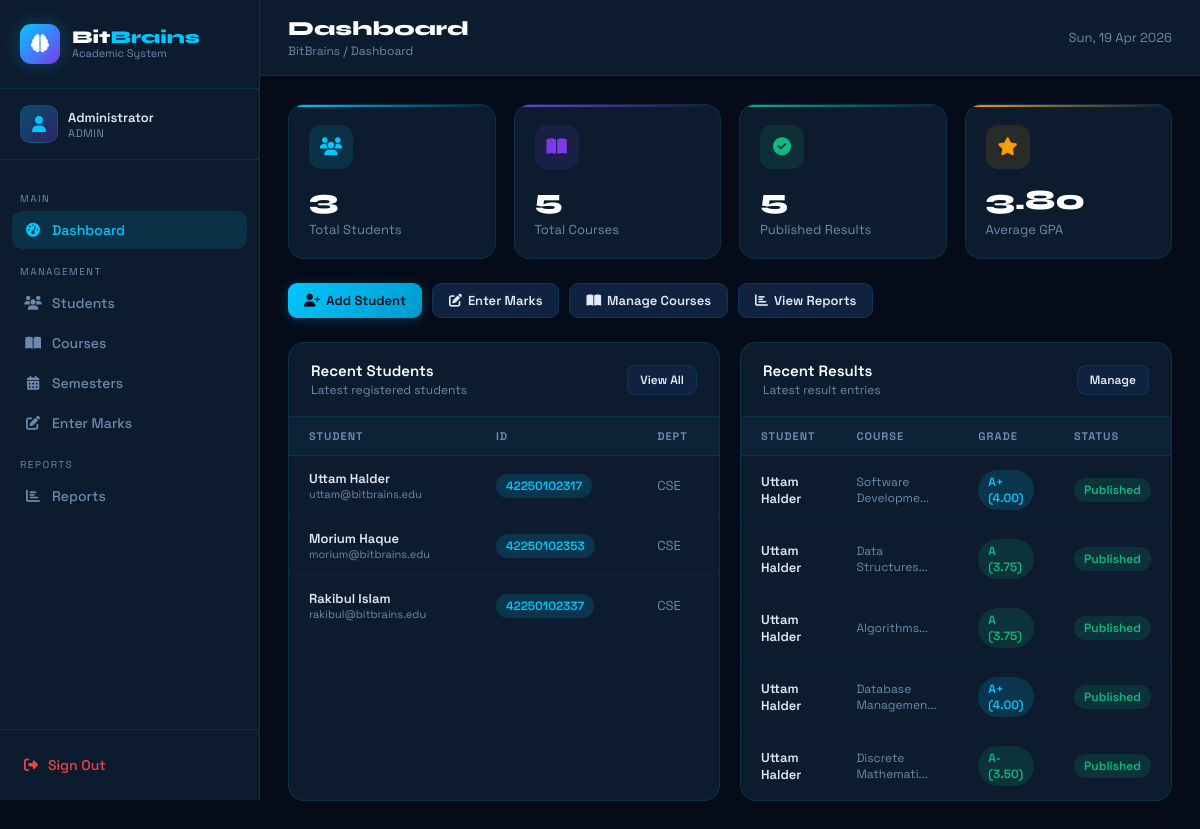
Page /admin/dashboard.php (signed in) on the committed database.
### tables this page shows
CREATE TABLE students (
    id INT AUTO_INCREMENT PRIMARY KEY,
    user_id INT NOT NULL,
    student_id VARCHAR(20) UNIQUE NOT NULL,
    department VARCHAR(100),
    batch VARCHAR(20),
    session VARCHAR(20),
    phone VARCHAR(20),
    address TEXT,
    profile_image VARCHAR(255) DEFAULT NULL,
    FOREIGN KEY (user_id) REFERENCES users(id) ON DELETE CASCADE
);

CREATE TABLE users (
    id INT AUTO_INCREMENT PRIMARY KEY,
    name VARCHAR(100) NOT NULL,
    email VARCHAR(100) UNIQUE NOT NULL,
    password VARCHAR(255) NOT NULL,
    role ENUM('admin', 'student') NOT NULL DEFAULT 'student',
    created_at TIMESTAMP DEFAULT CURRENT_TIMESTAMP
);

CREATE TABLE results (
    id INT AUTO_INCREMENT PRIMARY KEY,
    student_id INT NOT NULL,
    course_id INT NOT NULL,
    semester_id INT NOT NULL,
    attendance_marks DECIMAL(5,2) DEFAULT 0,
    class_test_marks DECIMAL(5,2) DEFAULT 0,
    midterm_marks DECIMAL(5,2) DEFAULT 0,
    final_marks DECIMAL(5,2) DEFAULT 0,
    total_marks DECIMAL(5,2) DEFAULT 0,
    grade_point DECIMAL(3,2) DEFAULT 0,
    grade_letter VARCHAR(5),
    is_published TINYINT(1) DEFAULT 0,
    created_at TIMESTAMP DEFAULT CURRENT_TIMESTAMP,
    FOREIGN KEY (student_id) REFERENCES students(id) ON DELETE CASCADE,
    FOREIGN KEY (course_id) REFERENCES courses(id) ON DELETE CASCADE,
    FOREIGN KEY (semester_id) REFERENCES semesters(id) ON DELETE CASCADE
);

CREATE TABLE courses (
    id INT AUTO_INCREMENT PRIMARY KEY,
    course_code VARCHAR(20) UNIQUE NOT NULL,
    course_name VARCHAR(150) NOT NULL,
    credit_hours DECIMAL(3,1) NOT NULL,
    department VARCHAR(100),
    created_at TIMESTAMP DEFAULT CURRENT_TIMESTAMP
);

### admin/dashboard.php (the view, shortened to what this page needs)
<?php
require_once '../config/db.php';
$totalStudents = $conn->query("SELECT COUNT(*) as c FROM students")->fetch_assoc()['c'];
$totalCourses  = $conn->query("SELECT COUNT(*) as c FROM courses")->fetch_assoc()['c'];
$totalResults  = $conn->query("SELECT COUNT(*) as c FROM results WHERE is_published=1")->fetch_assoc()['c'];
$avgGpa        = $conn->query("SELECT AVG(grade_point) as g FROM results WHERE is_published=1")->fetch_assoc()['g'];
$recentStudents = $conn->query("
    SELECT s.student_id, u.name, u.email, s.department, s.batch, u.created_at
    FROM students s JOIN users u ON s.user_id = u.id
    ORDER BY u.created_at DESC LIMIT 6
");
$recentResults = $conn->query("
    SELECT u.name, r.grade_letter, r.grade_point, r.total_marks, c.course_name, r.is_published
    FROM results r
    JOIN students s ON r.student_id = s.id
    JOIN users u ON s.user_id = u.id
    JOIN courses c ON r.course_id = c.id
    ORDER BY r.created_at DESC LIMIT 5
");
$pageTitle = 'Dashboard';
include '../includes/header.php';
?>
<div class="stat-grid">
  <div class="stat-card cyan">
    <div class="stat-icon cyan"><i class="fas fa-users"></i></div>
    <div class="stat-value"><?= $totalStudents ?></div>
    <div class="stat-label">Total Students</div>
  </div>
  <div class="stat-card purple">
    <div class="stat-icon purple"><i class="fas fa-book-open"></i></div>
    <div class="stat-value"><?= $totalCourses ?></div>
    <div class="stat-label">Total Courses</div>
  </div>
  <div class="stat-card green">
    <div class="stat-icon green"><i class="fas fa-circle-check"></i></div>
    <div class="stat-value"><?= $totalResults ?></div>
    <div class="stat-label">Published Results</div>
  </div>
  <div class="stat-card yellow">
    <div class="stat-icon yellow"><i class="fas fa-star"></i></div>
    <div class="stat-value"><?= number_format($avgGpa ?? 0, 2) ?></div>
    <div class="stat-label">Average GPA</div>
  </div>
</div>
<div style="display:flex; gap:10px; margin-bottom:24px; flex-wrap:wrap;">
  <a href="students.php" class="btn btn-primary"><i class="fas fa-user-plus"></i> Add Student</a>
  <a href="marks.php" class="btn btn-secondary"><i class="fas fa-pen-to-square"></i> Enter Marks</a>
  <a href="courses.php" class="btn btn-secondary"><i class="fas fa-book-open"></i> Manage Courses</a>
  <a href="reports.php" class="btn btn-secondary"><i class="fas fa-chart-bar"></i> View Reports</a>
</div>
<div class="section-grid">
  <div class="table-card">
    <div class="table-header">
      <div>
        <div class="table-title">Recent Students</div>
        <div class="table-subtitle">Latest registered students</div>
      </div>
      <a href="students.php" class="btn btn-secondary" style="font-size:12px; padding:6px 12px;">View All</a>
    </div>
    <table>
      <thead>
        <tr><th>Student</th><th>ID</th><th>Dept</th></tr>
      </thead>
      <tbody>
        <?php while($s = $recentStudents->fetch_assoc()): ?>
        <tr>
          <td>
            <div style="font-weight:600; font-size:13px;"><?= htmlspecialchars($s['name']) ?></div>
            <div style="font-size:11px; color:var(--muted);"><?= htmlspecialchars($s['email']) ?></div>
          </td>
          <td><span class="badge badge-cyan"><?= $s['student_id'] ?></span></td>
          <td style="color:var(--muted); font-size:13px;"><?= $s['department'] ?></td>
        </tr>
        <?php endwhile; ?>
      </tbody>
    </table>
  </div>
  <div class="table-card">
    <div class="table-header">
      <div>
        <div class="table-title">Recent Results</div>
        <div class="table-subtitle">Latest result entries</div>
      </div>
      <a href="marks.php" class="btn btn-secondary" style="font-size:12px; padding:6px 12px;">Manage</a>
    </div>
    <table>
      <thead>
        <tr><th>Student</th><th>Course</th><th>Grade</th><th>Status</th></tr>
      </thead>
      <tbody>
        <?php while($r = $recentResults->fetch_assoc()): ?>
        <tr>
          <td style="font-size:13px; font-weight:600;"><?= htmlspecialchars($r['name']) ?></td>
          <td style="font-size:12px; color:var(--muted);"><?= substr($r['course_name'], 0, 18) ?>...</td>
          <td>
            <span class="badge <?= $r['grade_letter'] === 'A+' ? 'badge-cyan' : ($r['grade_letter'] === 'F' ? 'badge-red' : 'badge-green') ?>">
              <?= $r['grade_letter'] ?> (<?= $r['grade_point'] ?>)
            </span>
          </td>
          <td>
            <span class="badge <?= $r['is_published'] ? 'badge-green' : 'badge-yellow' ?>">
              <?= $r['is_published'] ? 'Published' : 'Pending' ?>
            </span>
          </td>
        </tr>
        <?php endwhile; ?>
      </tbody>
    </table>
  </div>
</div>
<?php include '../includes/footer.php'; ?>

### includes/header.php (shortened to what this page needs)
<!DOCTYPE html>
<html lang="en">
<head>
<link rel="stylesheet" href="https://cdnjs.cloudflare.com/ajax/libs/font-awesome/6.5.0/css/all.min.css">
</head>
<body>
<?php
$isAdmin = ($_SESSION['user_role'] ?? '') === 'admin';
$basePath = $isAdmin ? '../' : '../';
?>
<aside class="sidebar">
  <div class="sidebar-brand">
    <div class="brand-logo"><i class="fas fa-brain"></i></div>
    <div class="brand-text">
      <div class="name">Bit<span>Brains</span></div>
      <div class="sub">Academic System</div>
    </div>
  </div>
  <div class="sidebar-user">
    <div class="user-avatar"><i class="fas fa-user"></i></div>
    <div class="user-info">
      <div class="u-name"><?= htmlspecialchars($_SESSION['user_name'] ?? 'User') ?></div>
      <div class="u-role"><?= ucfirst($_SESSION['user_role'] ?? 'user') ?></div>
    </div>
  </div>
  <nav class="sidebar-nav">
    <?php if ($isAdmin): ?>
    <div class="nav-section-label">Main</div>
    <a href="<?= $basePath ?>admin/dashboard.php" class="nav-item <?= ($pageTitle === 'Dashboard') ? 'active' : '' ?>">
      <i class="fas fa-gauge-high"></i> Dashboard
    </a>
    <div class="nav-section-label">Management</div>
    <a href="<?= $basePath ?>admin/students.php" class="nav-item <?= ($pageTitle === 'Students') ? 'active' : '' ?>">
      <i class="fas fa-users"></i> Students
    </a>
    <a href="<?= $basePath ?>admin/courses.php" class="nav-item <?= ($pageTitle === 'Courses') ? 'active' : '' ?>">
      <i class="fas fa-book-open"></i> Courses
    </a>
    <a href="<?= $basePath ?>admin/semesters.php" class="nav-item <?= ($pageTitle === 'Semesters') ? 'active' : '' ?>">
      <i class="fas fa-calendar-days"></i> Semesters
    </a>
    <a href="<?= $basePath ?>admin/marks.php" class="nav-item <?= ($pageTitle === 'Marks Entry') ? 'active' : '' ?>">
      <i class="fas fa-pen-to-square"></i> Enter Marks
    </a>
    <div class="nav-section-label">Reports</div>
    <a href="<?= $basePath ?>admin/reports.php" class="nav-item <?= ($pageTitle === 'Reports') ? 'active' : '' ?>">
      <i class="fas fa-chart-bar"></i> Reports
    </a>
    <?php endif; ?>
  </nav>
  <div class="sidebar-footer">
    <a href="<?= $basePath ?>auth/logout.php" class="btn-logout">
      <i class="fas fa-right-from-bracket"></i> Sign Out
    </a>
  </div>
</aside>
<div class="main-content">
  <div class="topbar">
    <div>
      <div class="page-title"><?= $pageTitle ?? 'Dashboard' ?></div>
      <div class="page-breadcrumb">BitBrains / <?= $pageTitle ?? 'Dashboard' ?></div>
    </div>
    <div class="topbar-right">
      <span style="font-size:13px; color:var(--muted);"><?= date('D, d M Y') ?></span>
    </div>
  </div>
  <div class="page-content">

### includes/footer.php
  </div>
</div>
</body>
</html>

### rows in the picture
students: user.name "Uttam Halder", user.email "uttam@bitbrains.edu", student "42250102317", department "CSE"
students: user.name "Morium Haque", user.email "morium@bitbrains.edu", student "42250102353", department "CSE"
students: user.name "Rakibul Islam", user.email "rakibul@bitbrains.edu", student "42250102337", department "CSE"
results: users.name "Uttam Halder", course.course_name "Software Developme", grade_letter "A+", grade_point "4.00", is_published "Published"
results: users.name "Uttam Halder", course.course_name "Data Structures", grade_letter "A", grade_point "3.75", is_published "Published"
results: users.name "Uttam Halder", course.course_name "Algorithms", grade_letter "A", grade_point "3.75", is_published "Published"
results: users.name "Uttam Halder", course.course_name "Database Managemen", grade_letter "A+", grade_point "4.00", is_published "Published"
results: users.name "Uttam Halder", course.course_name "Discrete Mathemati", grade_letter "A-", grade_point "3.50", is_published "Published"

### other values in the picture
$_SESSION['user_name'] "Administrator"
$_SESSION['user_role'] "ADMIN"
$pageTitle "Dashboard"
$totalStudents "3"
$totalCourses "5"
$totalResults "5"
$avgGpa "3.80"
